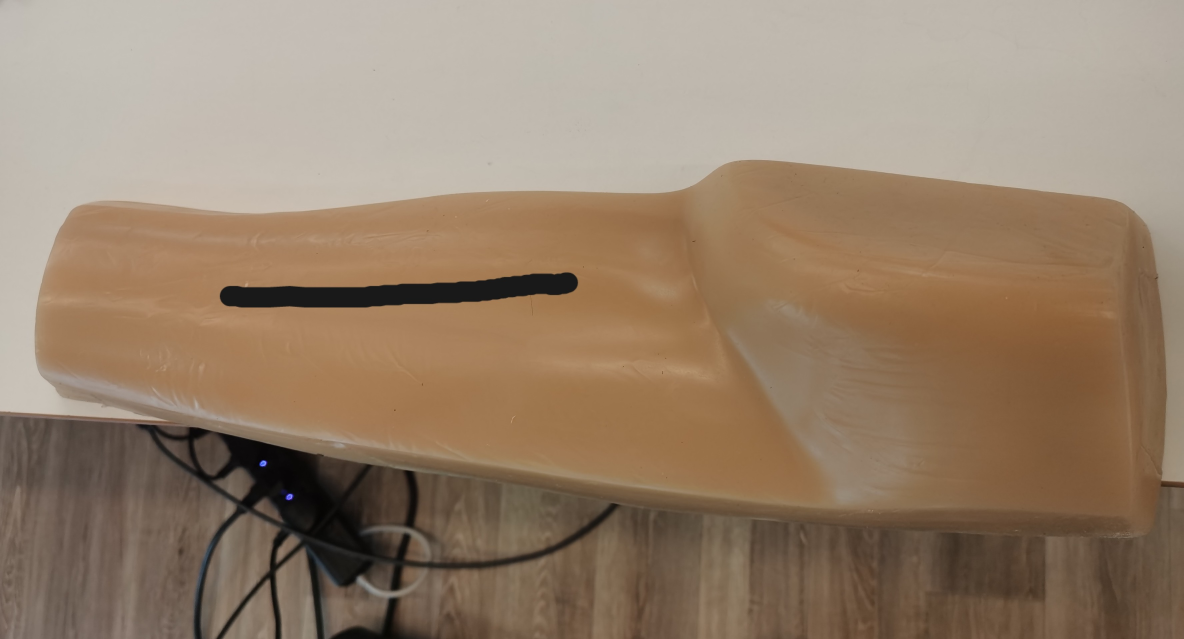
#> input picture track_blackline/Photo_0621_3a.jpg, 3551 x 1917 px (shown at 1/3 size)
$ python figure.py
#> lines starting #> are read from the running program, lines starting #| are printed output that depends on the picture; after the words box and inside, x2 and y2 are one past the last pixel; in counts of white or black regions, pixels touching at a corner belong together
import cv2 as cv
import numpy as np
import matplotlib.pyplot as plt
from scipy.optimize import curve_fit


class ShapeAnalysis:

    def analysis(self, frame):
        lower_black = np.array([0, 0, 0])
        upper_black = np.array([180, 255, 46])
        # change to hsv model
        hsv = cv.cvtColor(frame, cv.COLOR_BGR2HSV)
        # get mask
        binary = cv.inRange(hsv, lower_black, upper_black)
        # downSampled = cv.pyrDown(binary)
        # h, w = downSampled.shape
        dist = cv.distanceTransform(binary, cv.DIST_L1, cv.DIST_MASK_PRECISE)
        cv.namedWindow("distance", cv.WINDOW_NORMAL)
        cv.resizeWindow('distance', 800, 1100)
        cv.imshow("distance", dist)
        out = cv.GaussianBlur(binary, (9, 9), 0)
        # [5 lines of commented-out code are left out]
        print("start to detect lines...\n")
        contours, hierarchy = cv.findContours(out, cv.RETR_EXTERNAL, cv.CHAIN_APPROX_SIMPLE)
        print(len(contours))
        index = 0
        for i in range(len(contours)):
            if (len(contours[i]) > index):
                index = i
        # [4 lines of commented-out code are left out]
        return contours

    def search(self, a):
        length = len(a)
        m = 0
        for i in range(length):
            temp = len(a[i])
            if temp > m:
                m = i
        print(len(a[m]))
        return a[m]

    def generate(self, a):
        a = a.reshape(-1, 2)
        return a

    def curve(self, a, frame):
        h, w, _ = frame.shape
        x = a[:, 0]
        y = a[:, 1]
        # [6 lines of commented-out code are left out]
        poly = np.poly1d(np.polyfit(x, y, 3))
        print(poly)
        yvals = poly(x)
        yvals = list(yvals)
        for i in range(len(yvals)):
            yvals[i] = int(yvals[i])

        # [10 lines of commented-out code are left out]
        for point in zip(x, yvals):
            cv.circle(frame, point, 2, (0, 0, 255), 2)
        cv.namedWindow("image_result", cv.WINDOW_NORMAL)
        cv.resizeWindow('image_result', 800, 1100)
        cv.imshow("image_result", frame)
        return 0

    def func(x, a, b, c):
        return a * np.exp(-b * x) + c


if __name__ == "__main__":
    src = cv.imread("Photo_0621_3a.jpg")
#> src is the input picture: shape (1917, 3551, 3); mean B, G, R 108.2, 129.2, 150.2
    ld = ShapeAnalysis()
    tuple = ld.analysis(src)
#> in analysis, `hsv = cv.cvtColor(frame, cv.COLOR_BGR2HSV)`: hsv: shape (1917, 3551, 3); mean H, S, V 16.4, 75.8, 150.2
#> in analysis, `binary = cv.inRange(hsv, lower_black, upper_black)`:
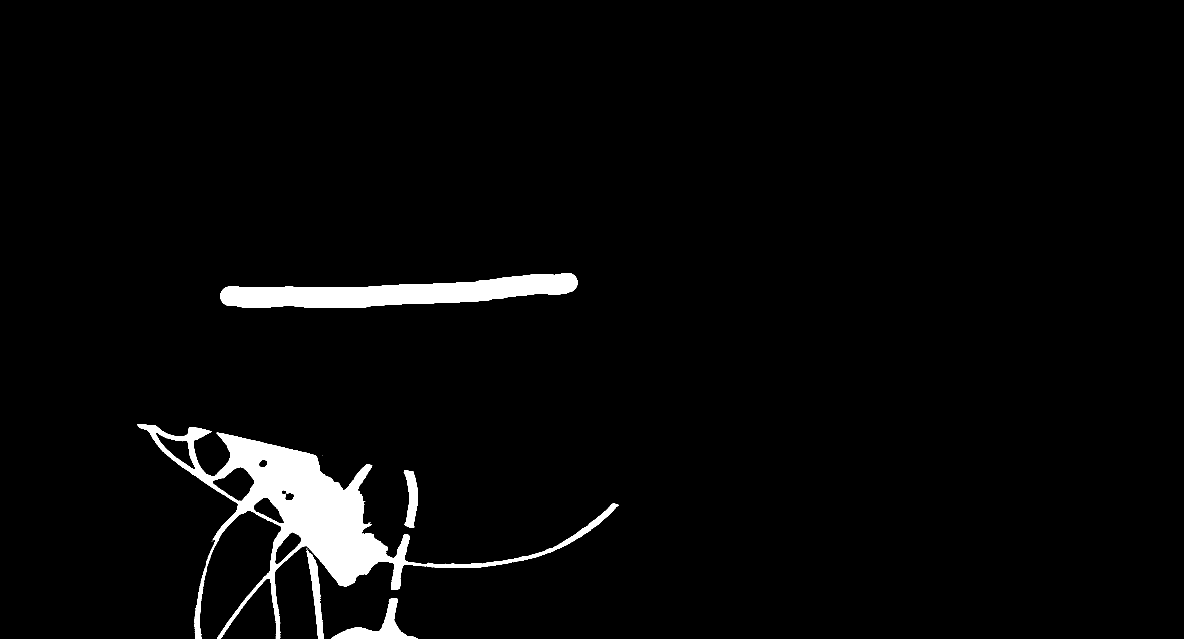
#> binary: shape (1917, 3551) (shown at 1/3 size); 3.2% white; 19 white regions (14 under 20 px)
#> in analysis, `dist = cv.distanceTransform(binary, cv.DIST_L1, cv.DIST_MASK_PRECISE)`:
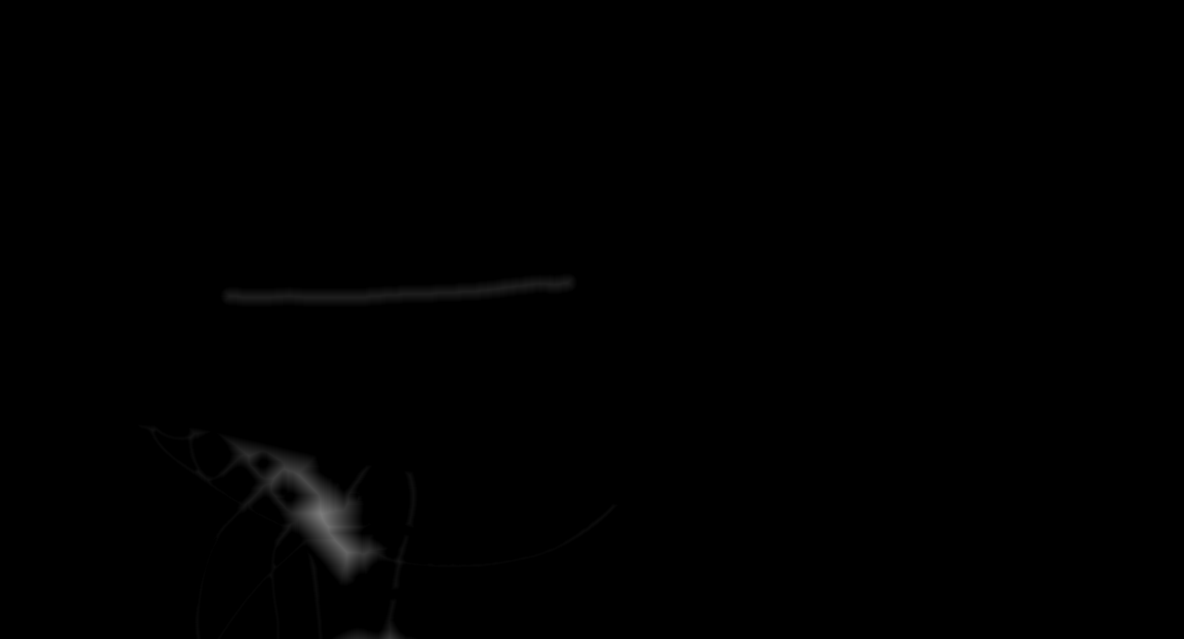
#> dist: shape (1917, 3551) float32 (shown at 1/3 size); min 0, max 125, mean 0.7
#> in analysis, `contours, hierarchy = cv.findContours(out, cv.RETR_EXTERNAL, cv.CHAIN_..`: contours = 5 contours; box (x1, y1, x2, y2) and area: (408, 1269, 1860, 1917) 189516, (656, 815, 1736, 926) 70488, (989, 1790, 1258, 1917) 10311, (1207, 1408, 1257, 1588) 5965, (964, 1362, 973, 1371) 48
#| 5
#> the loop in analysis, `for i in range(len(contours)):` made 5 passes
#> after the loop in analysis, `for i in range(len(contours)):`: index = 4
#> tuple has the same summary as contours in analysis
    array = ld.search(tuple)
#> in search, `length = len(a)`: length = 5
#> the loop in search, `for i in range(length):` made 5 passes
#> temp on passes 1 to 5: 202, 134, 20, 2363, 326
#> after the loop in search, `for i in range(length):`: m = 4
#| 326
#> array = contour of 326 points, box (x1, y1, x2, y2) (656, 815, 1736, 926), area 70488
    points = ld.generate(array)
#> in generate, `a = a.reshape(-1, 2)`: a = 326 pairs, first value 656 to 1735, second value 815 to 925
#> points has the same summary as a in generate
    ld.curve(points, src)
#> in curve, `x = a[:, 0]`: x = 326 values, max 1735 at index 307, min 656 at index 139, mean 1283.8
#> in curve, `y = a[:, 1]`: y = 326 values, max 925 at index 169, min 815 at index 0, mean 871.9
#|            3             2
#| 4.976e-08 x - 0.0002245 x + 0.2741 x + 790.8
#> in curve, `yvals = poly(x)`: yvals = 326 values, max 892.1 at index 176, min 850.3 at index 307, mean 871.9
#> after the loop in curve, `for i in range(len(yvals)):`: yvals = 326 values, max 892 at index 100, min 850 at index 299, mean 871.4
#> the loop in curve, `for point in zip(x, yvals):` made 326 passes
#> point on passes 1 to 3: (1687, 853), (1685, 853), (1681, 853)
    while True:
        key = cv.waitKey(1)
#> (key q is pressed here)
        if key == ord("q"):
            break

    # [25 lines of commented-out code are left out]
